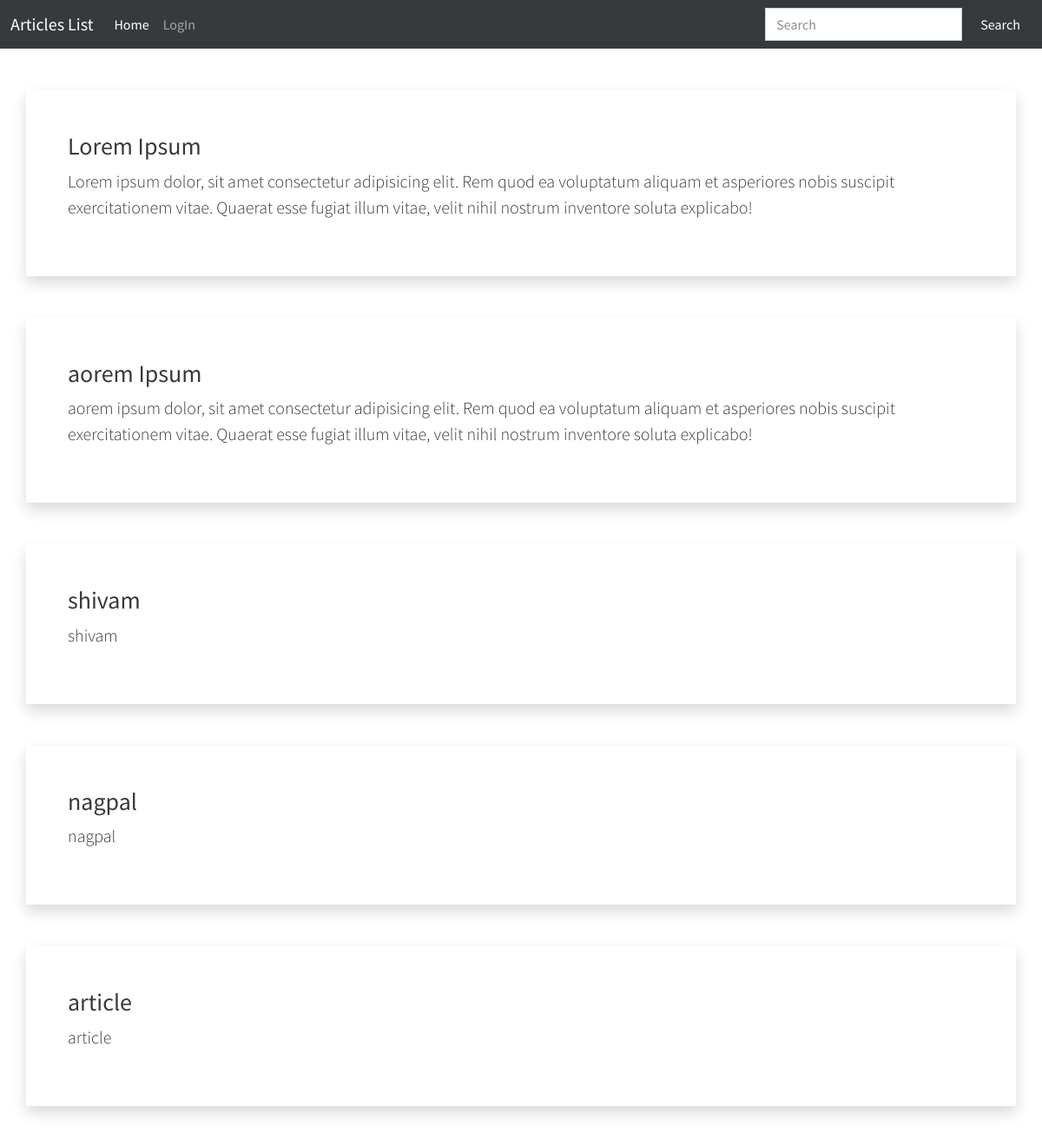
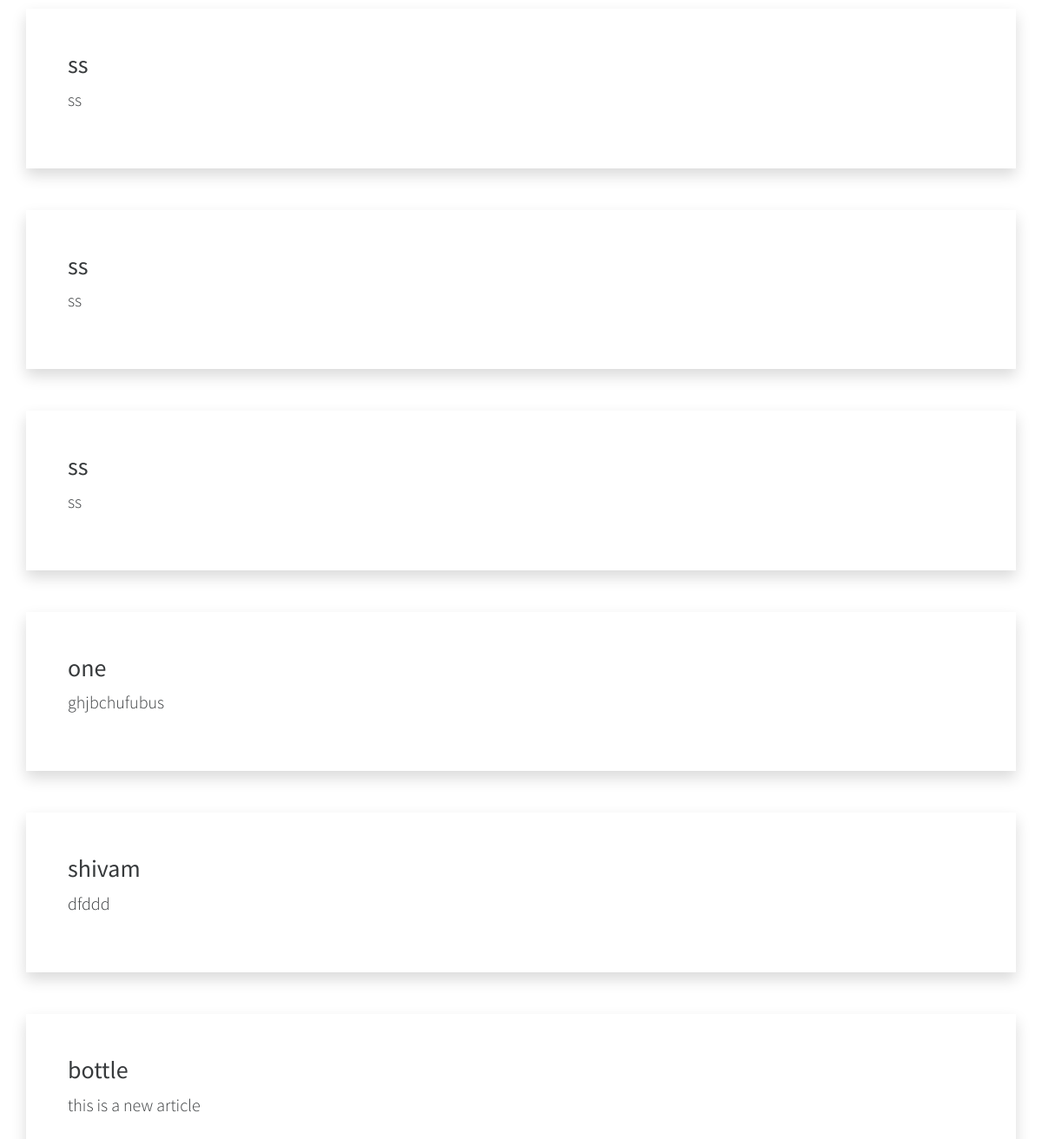
The page / on the database its author committed (2 pictures, top to bottom).
### tables this page shows
CREATE TABLE `article` (
  `id` int(20) NOT NULL,
  `article_tittle` varchar(150) NOT NULL,
  `article_body` longtext NOT NULL,
  `user_id` int(11) NOT NULL
);

### application/controllers/User.php (called while the page is built)
<?php
    class User extends MY_Controller
    {
        public function index()
        {
            $this->load->model('Usermodel');
            $articledetail['detail'] = $this->Usermodel->articledetails();
            $this->load->view('users/Articlelist',$articledetail);
        }
    }
?>

### index.php (called while the page is built, shortened)
<?php
require_once BASEPATH.'core/CodeIgniter.php';

### application/models/Usermodel.php (called while the page is built)
<?php
    class Usermodel extends CI_Model
    {
        public function articledetails()
        {
            $data = $this->db->get('article');
            return $data->result();
        }
    }
?>

### application/views/users/Articlelist.php (the view, shortened to what this page needs)
<!DOCTYPE html>
<html lang="en">
<head>
    <?= link_tag("Asset/css/bootstrap.min.css") ?>
</head>
<body>
    <?php include_once "nav.php"; ?>
    <?php foreach ($detail as $article) : ?>
        <div class="container shadow p-5 mt-5">
            <h3>
                <?php echo $article->article_tittle; ?>
            </h3>
            <p class="lead">
                <?php echo $article->article_body; ?>
            </p>
        </div>
    <?php endforeach; ?>
</body>
</html>

### application/views/users/nav.php (shortened to what this page needs)
<nav class="navbar navbar-expand-lg navbar-dark bg-dark">
  <div class="container-fluid">
    <a class="navbar-brand" href="#">Articles List</a>
    <div class="collapse navbar-collapse" id="navbarColor01">
      <ul class="navbar-nav me-auto">
        <li class="nav-item">
          <a class="nav-link active" href="#">Home
          </a>
        </li>
        <?php if(!$this->session->userdata('id')): ?>
        <li class="nav-item">
          <a class="nav-link" href="Admin/">LogIn</a>
        </li>
        <?php endif; ?>
      </ul>
      <form class="d-flex">
        <input class="form-control me-sm-2" type="text" placeholder="Search">
        <button class="btn btn-secondary my-2 my-sm-0" type="submit">Search</button>
      </form>
    </div>
  </div>
</nav>

### rows shown on the page
article: article_tittle "Lorem Ipsum", article_body "Lorem ipsum dolor, sit amet consectetur adipisicing elit. Rem quod ea voluptatum aliquam et asperiores nobis suscipit exercitationem vitae. Quaerat esse fugiat illum vitae, velit nihil nostrum inventore soluta explicabo!"
article: article_tittle "aorem Ipsum", article_body "aorem ipsum dolor, sit amet consectetur adipisicing elit. Rem quod ea voluptatum aliquam et asperiores nobis suscipit exercitationem vitae. Quaerat esse fugiat illum vitae, velit nihil nostrum inventore soluta explicabo!"
article: article_tittle "shivam", article_body "shivam"
article: article_tittle "nagpal", article_body "nagpal"
article: article_tittle "article", article_body "article"
article: article_tittle "ss", article_body "ss"
article: article_tittle "ss", article_body "ss"
article: article_tittle "ss", article_body "ss"
article: article_tittle "one", article_body "ghjbchufubus"
article: article_tittle "shivam", article_body "dfddd"
article: article_tittle "bottle", article_body "this is a new article"
